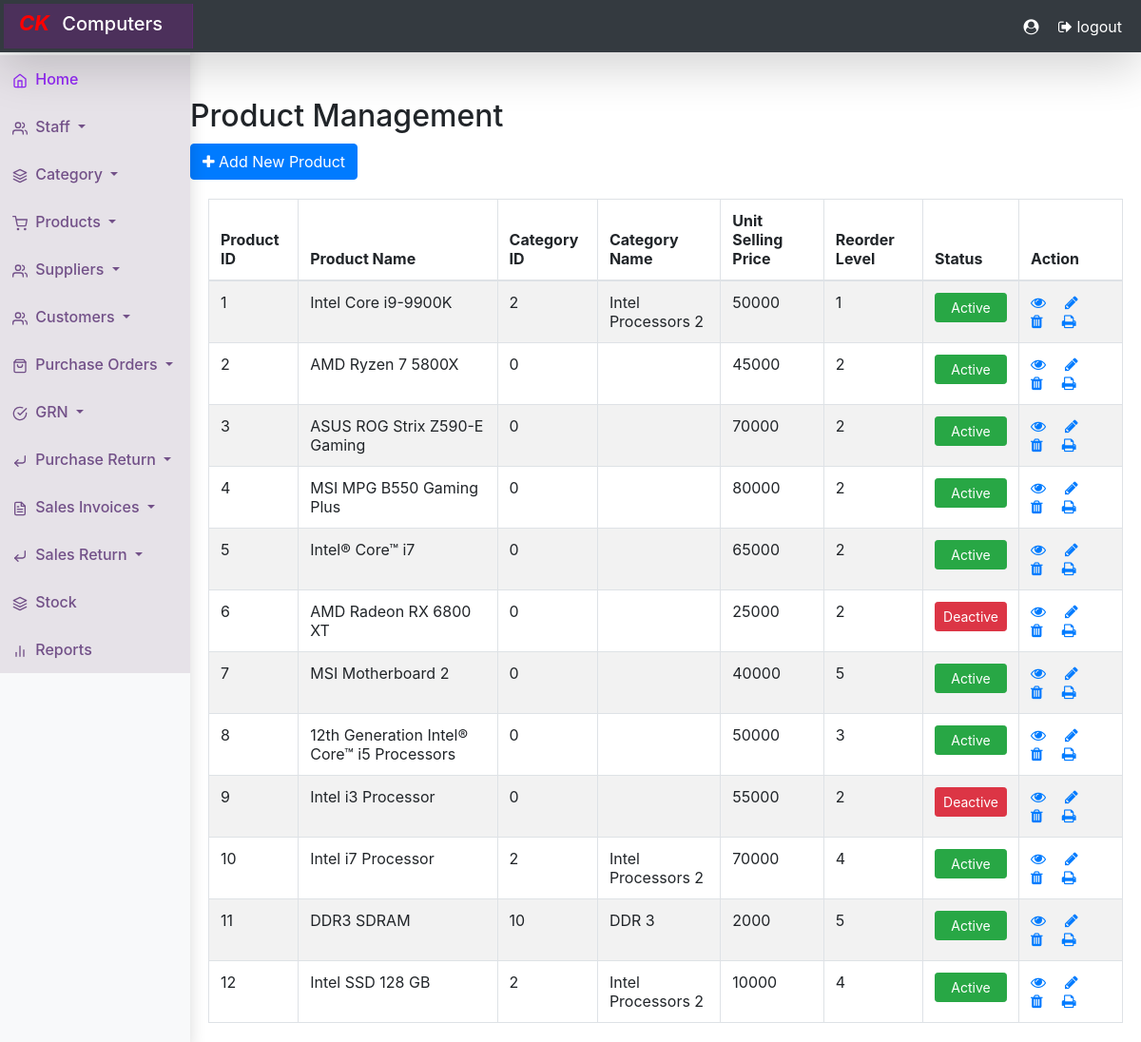
Before: /Product/index.php with the older database file.
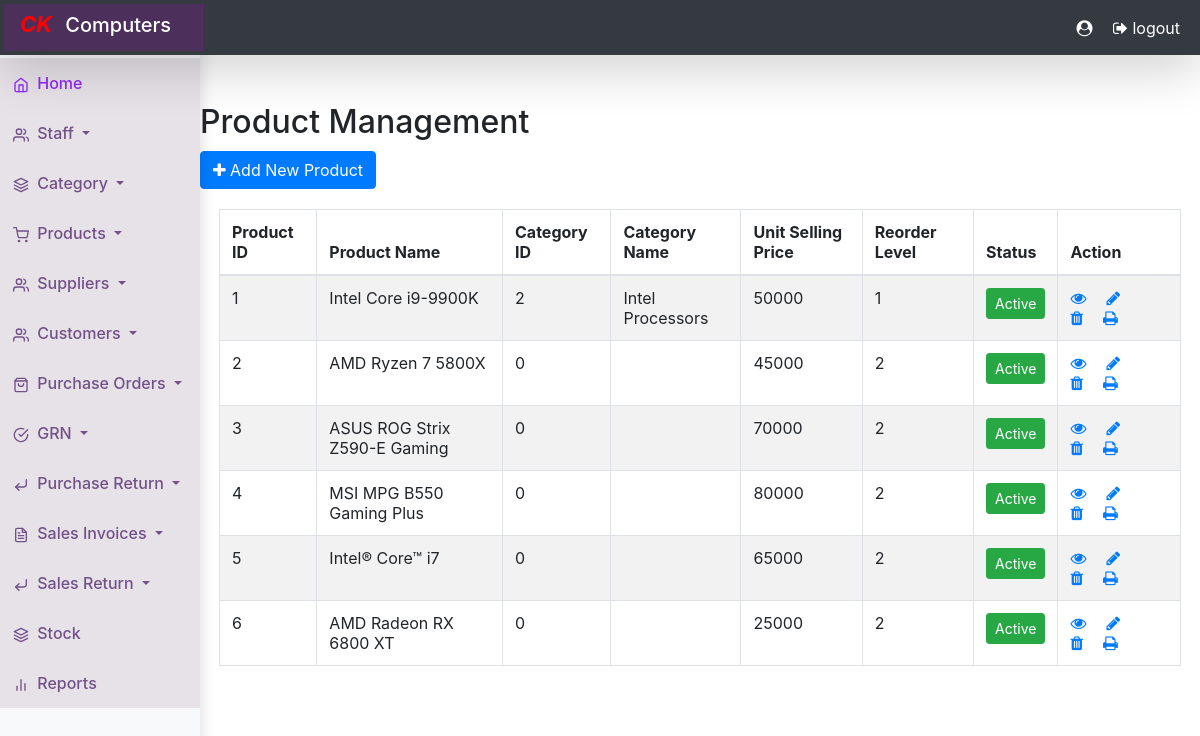
After: the same page with the newer database file.
### tables this page shows
CREATE TABLE `products` (
  `id` int(11) NOT NULL,
  `category` int(10) NOT NULL,
  `name` varchar(250) NOT NULL,
  `price` int(11) NOT NULL,
  `reorder` int(11) NOT NULL,
  `description` varchar(1000) DEFAULT NULL,
  `status` tinyint(4) NOT NULL
);

CREATE TABLE `category` (
  `id` int(50) NOT NULL,
  `p_cat_id` int(20) DEFAULT NULL,
  `category_name` varchar(50) NOT NULL,
  `status` tinyint(4) NOT NULL DEFAULT 1
);

### Product/index.php (the view, shortened to what this page needs)
<?php
require_once '../common/config.php';
?>
<?php include "../common/header.php"; ?>
 <?php require_once '../common/navbar.php'; ?>
<!DOCTYPE html>
<html lang="en">
    <head>
    <link rel="stylesheet" type="text/css" href="https://cdn.datatables.net/v/dt/dt-1.12.1/datatables.min.css"/>
    <link rel="stylesheet" href="https://maxcdn.bootstrapcdn.com/font-awesome/4.7.0/css/font-awesome.min.css">
    </head>
<body>
    <body style="background-image: url(../images/BG100.jpg); background-size: cover; background-repeat:no-repeat;">
    <div class="wrapper">
        <div class="container-fluid">
            <div class="row">
                <div class="col-lg-2"></div>
                <div class="col-lg-10">
                        <div class="mt-5 mb-3 clearfix">
                            <div class="row">
                            <h2 class="pull-left">Product Management</h2>
                            </div>
                            <div class="row">
                                <div class="col-lg-10"></div>
                            <a href="create.php" class="btn btn-primary pull-right"><i class="fa fa-plus"></i> Add New Product</a>
                            </div>
                        </div>
                        <?php
    $sql = "SELECT products.id, products.name, products.category, products.price, products.reorder, products.status, category.category_name
            FROM products
            LEFT JOIN category ON products.category = category.id";
    if($result = mysqli_query($link, $sql)){
        if(mysqli_num_rows($result) > 0){
            echo '<div class="bg-white p-1"><table class="table table-bordered table-striped" id="myTable">';
                echo "<thead>";
                    echo "<tr>";
                        echo "<th>Product ID</th>";
                        echo "<th>Product Name</th>";
                        echo "<th>Category ID</th>";
                        echo "<th>Category Name</th>";
                        echo "<th>Unit Selling Price</th>";
                        echo "<th>Reorder Level</th>";
                        echo "<th>Status</th>";
                        echo "<th>Action</th>";
                    echo "</tr>";
                echo "</thead>";
                echo "<tbody>";
                while($row = mysqli_fetch_array($result)){
                    echo "<tr>";
                        echo "<td>" . $row['id'] . "</td>";
                        echo "<td>" . $row['name'] . "</td>";
                        echo "<td>" . $row['category'] . "</td>";
                        echo "<td>" . $row['category_name'] . "</td>";
                        echo "<td>" . $row['price'] . "</td>";
                        echo "<td>" . $row['reorder'] . "</td>";
                        echo "<td>";
                            $status = $row['status'];
                            if($status==1){
                                echo "<a href='delete.php?id=". $row['id'] ."' class='btn btn-success btn-sm col-sm-12' role='button'>Active</a>";
                            }else{
                                echo "<a href='delete2.php?id=". $row['id'] ."' class='btn btn-danger btn-sm col-sm-12' role='button'>Deactive</a>";
                            }
                        echo "</td>";
                        echo "<td>";
                            echo '<a href="view.php?id='. $row['id'] .'" class=" icon" title="View Record" data-toggle="tooltip"><span class="fa fa-eye"></span></a>';
                            echo '<a href="update.php?id='. $row['id'] .'" class=" icon" title="Update Record" data-toggle="tooltip"><span class="fa fa-pencil"></span></a>';
                            echo '<a href="delete.php?id='. $row['id'] .'" class=" icon" title="Delete Record" data-toggle="tooltip"><span class="fa fa-trash"></span></a>';
                            echo '<a href="print.php?id='. $row['id'] .'" class=" icon" title="print Record" data-toggle="tooltip"><span class="fa fa-print"></span></a>';
                        echo "</td>";
                    echo "</tr>";
                    ?>
                    <?php
                }
                echo "</tbody>";
                echo "</table>";
            } else{
                echo '<div class="alert alert-danger"><em>No records were found.</em></div>';
            }
        } else{
            echo "Oops! Something went wrong. Please try again later.";
        }
    ?>
                    </div>
            </div>
        </div>
    </div>
</body>
</html>

### common/header.php (shortened to what this page needs)
<head>
<link rel="stylesheet" href="https://stackpath.bootstrapcdn.com/bootstrap/4.1.1/css/bootstrap.min.css">
    <link href="../assets/dist/css/bootstrap.min.css" rel="stylesheet">
    <link rel="stylesheet" href="https://cdnjs.cloudflare.com/ajax/libs/font-awesome/4.7.0/css/font-awesome.min.css">
    <link rel="stylesheet" href="https://cdn.jsdelivr.net/npm/bootstrap-icons@1.5.0/font/bootstrap-icons.css">
    <link rel="stylesheet" href="https://cdnjs.cloudflare.com/ajax/libs/malihu-custom-scrollbar-plugin/3.1.5/jquery.mCustomScrollbar.min.css">
    <link rel="stylesheet" href="../common/style.css">
    <link href="/bit/common/dashboard.css?v=<?php echo time(); ?>" rel="stylesheet">
    <link href="/bit/common/dashboard.rtlcss?v=<?php echo time(); ?>" rel="stylesheet">
   </head>

### common/navbar.php (shortened to what this page needs)
<header class="navbar navbar-dark sticky-top bg-dark flex-md-nowrap p-1 shadow-lg">
    <a class="navbar-brand col-md-3 col-lg-2 me-0 px-3 fs-6" href="/bit/common/home.php">
      <h5><strong><i class="CK_color mr-2">CK </i></strong>Computers</h5>
    </a>
    <div class="navbar-nav">
        <div class="nav-item text-nowrap">
          <span class="text-white"><i class="fa fa-user-circle"></i> <?php echo $_SESSION['user'];?></span>
            <a class="text-white text-decoration-none px-3" href="/bit/logout.php?id=logout">
              <i class="fa fa-sign-out" aria-hidden="true"></i> logout</a>
        </div>
    </div>
</header>
<div class="container-fluid">
  <div class="row">
    <nav id="sidebarMenu" class="col-md-3 col-lg-2 d-md-block bg-light sidebar collapse shadow">
      <div class="position-sticky pt-3 sidebar-sticky">
            <ul class="nav flex-column">
              <li class="nav-item">
                  <a class="nav-link active" aria-current="page" href="/bit/common/home.php">
                      <span data-feather="home" class="align-text-bottom"></span>
                      Home
                  </a>
              </li>
              <li class="nav-item">
                <a href="#staffSubmenu" data-toggle="collapse" aria-expanded="false" class="dropdown-toggle nav-link"  >
                  <span data-feather="users" class="align-text-bottom"></span>
                  Staff
                </a>
              </li>
              <li class="nav-item">
                      <a href="#categorySubmenu" data-toggle="collapse" aria-expanded="false" class="dropdown-toggle nav-link"  >
                          <span data-feather="layers" class="align-text-bottom" ></span>
                          Category
                      </a>
              </li>
              <li class="nav-item">
                  <a href="#productsSubmenu" data-toggle="collapse" aria-expanded="false" class="dropdown-toggle nav-link"  >
                      <span data-feather="shopping-cart" class="align-text-bottom"></span>
                      Products
                  </a>
              </li>
              <li class="nav-item">
                  <a href="#suppliersSubmenu" data-toggle="collapse" aria-expanded="false" class="dropdown-toggle nav-link"  >
                        <span data-feather="users" class="align-text-bottom"></span>
                        Suppliers
                  </a>
              </li>
              <li class="nav-item">
                  <a href="#customersSubmenu" data-toggle="collapse" aria-expanded="false" class="dropdown-toggle nav-link"  >
                        <span data-feather="users" class="align-text-bottom"></span>
                        Customers
                  </a>
              </li>
              <li class="nav-item">
                <a href="#purchasesSubmenu" data-toggle="collapse" aria-expanded="false" class="dropdown-toggle nav-link"  >
                    <span data-feather="shopping-bag" class="align-text-bottom"></span>
                      Purchase Orders
                </a>
              </li>
              <li class="nav-item">
                  <a href="#grnSubmenu" data-toggle="collapse" aria-expanded="false" class="dropdown-toggle nav-link"  >
                      <span data-feather="check-circle" class="align-text-bottom"></span>
                    GRN
                  </a>
              </li>
              <li class="nav-item">
                  <a href="#purchasereturnSubmenu" data-toggle="collapse" aria-expanded="false" class="dropdown-toggle nav-link"  >
                    <span data-feather="corner-down-left" class="align-text-bottom"></span>
                    Purchase Return
                  </a>
              </li>
              <li class="nav-item">
                <a href="#invoicesSubmenu" data-toggle="collapse" aria-expanded="false" class="dropdown-toggle nav-link"  >
                  <span data-feather="file-text" class="align-text-bottom"></span>
                  Sales Invoices
                </a>
              </li>
              <li class="nav-item">
                <a href="#salesreturnSubmenu" data-toggle="collapse" aria-expanded="false" class="dropdown-toggle nav-link"  >
                  <span data-feather="corner-down-left" class="align-text-bottom"></span>
                  Sales Return
                </a>
              </li>
              <li class="nav-item">
                  <a class="nav-link" href="/bit/stock/index.php">
                      <span data-feather="layers" class="align-text-bottom"></span>
                      Stock
                  </a>
              </li>
              <li class="nav-item">
                  <a class="nav-link" href="/bit/reports/index.php">
                      <span data-feather="bar-chart-2" class="align-text-bottom"></span>
                      Reports
                  </a>
              </li>
            </ul>
      </div>
    </nav>
  </div>
</div>

### staffimage/style.css (style rules this page uses)
* { margin: 0; padding: 0; box-sizing: border-box; }

### common/dashboard.css (style rules this page uses)
.feather { width: 16px; height: 16px; }
.sidebar { position: fixed; top: 0; bottom: 0; left: 0; z-index: 100; padding: 42px 0 0; box-shadow: inset -1px 0 0 rgba(0, 0, 0, .1); }
.sidebar-sticky { height: calc(100vh - 48px); overflow-x: hidden; overflow-y: auto; }
.sidebar .nav-link { font-weight: 500; color: #725088; background: #cec2ce6c; padding: 13px; }
.sidebar .nav-link .feather { margin-right: 4px; color: #725088; }
.sidebar .nav-link.active { color: #9228f5; }
.sidebar .nav-link:hover .feather, .sidebar .nav-link.active .feather { color: inherit; }
.navbar-brand { padding-top: 7px; padding-bottom: 6px; background-color: rgba(146, 17, 172, 0.25); box-shadow: inset -1px 0 0 rgba(146, 17, 172, 0.25); }
.CK_color { color:red; font-size: 22px; }
.icon { padding-right: 20px; }

Changed rows visible on the page:
removed products: id "7", name "MSI Motherboard 2", category "0", price "40000", reorder "5"
removed products: id "8", name "12th Generation Intel® Core™ i5 Processors", category "0", price "50000", reorder "3"
removed products: id "9", name "Intel i3 Processor", category "0", price "55000", reorder "2"
removed products: id "10", name "Intel i7 Processor", category "2", category.category_name "Intel Processors 2", price "70000", reorder "4"
removed products: id "11", name "DDR3 SDRAM", category "10", category.category_name "DDR 3", price "2000", reorder "5"
removed products: id "12", name "Intel SSD 128 GB", category "2", category.category_name "Intel Processors 2", price "10000", reorder "4"
changed through a linked row, products "Intel Core i9-9900K": category.category_name "Intel Processors 2" → "Intel Processors"
changed products "AMD Radeon RX 6800 XT": status "Deactive" → "Active"
